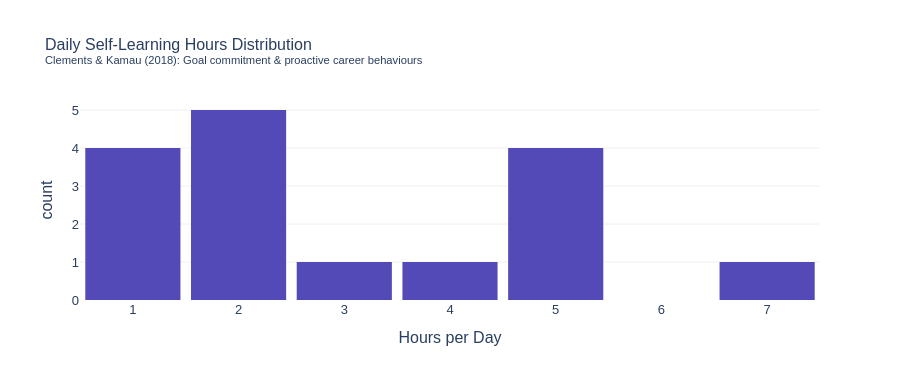

Notebook code for this chart:
### Markdown cell above
### 5.7 Self-Learning Hours Distribution (Histogram)

### Code cell
fig7 = px.histogram(
    df_clean,
    x='Self_Learn_Hours',
    nbins=7,
    color_discrete_sequence=['#534AB7'],
    title='Daily Self-Learning Hours Distribution<br><sup>Clements & Kamau (2018): Goal commitment & proactive career behaviours</sup>',
    labels={'Self_Learn_Hours':'Hours per Day','count':'Number of Students'}
)
fig7.update_layout(
    plot_bgcolor='white',
    paper_bgcolor='white',
    font=dict(family='Arial', size=13),
    title_font_size=16,
    bargap=0.1,
    height=380
)
fig7.update_yaxes(showgrid=True, gridcolor='#f0f0f0')
fig7.show()

### Figure 1 — Plotly figure (JSON) as saved in the notebook; plotly's stock layout.template omitted (floating-point values rounded to 4 significant figures)
{"data": [{"bingroup": "x", "hovertemplate": "Hours per Day=%{x}<br>count=%{y}<extra></extra>", "legendgroup": "", "marker": {"color": "#534AB7", "pattern": {"shape": ""}}, "name": "", "nbinsx": 7, "orientation": "v", "showlegend": false, "type": "histogram", "x": [4, 1, 7, 2, 5, 1, 1, 5, 2, 1, 2, 3, 2, 5, 2, 5], "xaxis": "x", "yaxis": "y"}], "layout": {"bargap": 0.1, "barmode": "relative", "font": {"family": "Arial", "size": 13}, "height": 380, "legend": {"tracegroupgap": 0}, "paper_bgcolor": "white", "plot_bgcolor": "white", "title": {"font": {"size": 16}, "text": "Daily Self-Learning Hours Distribution<br><sup>Clements & Kamau (2018): Goal commitment & proactive career behaviours</sup>"}, "xaxis": {"anchor": "y", "domain": [0, 1], "title": {"text": "Hours per Day"}}, "yaxis": {"anchor": "x", "domain": [0, 1], "gridcolor": "#f0f0f0", "showgrid": true, "title": {"text": "count"}}}}
